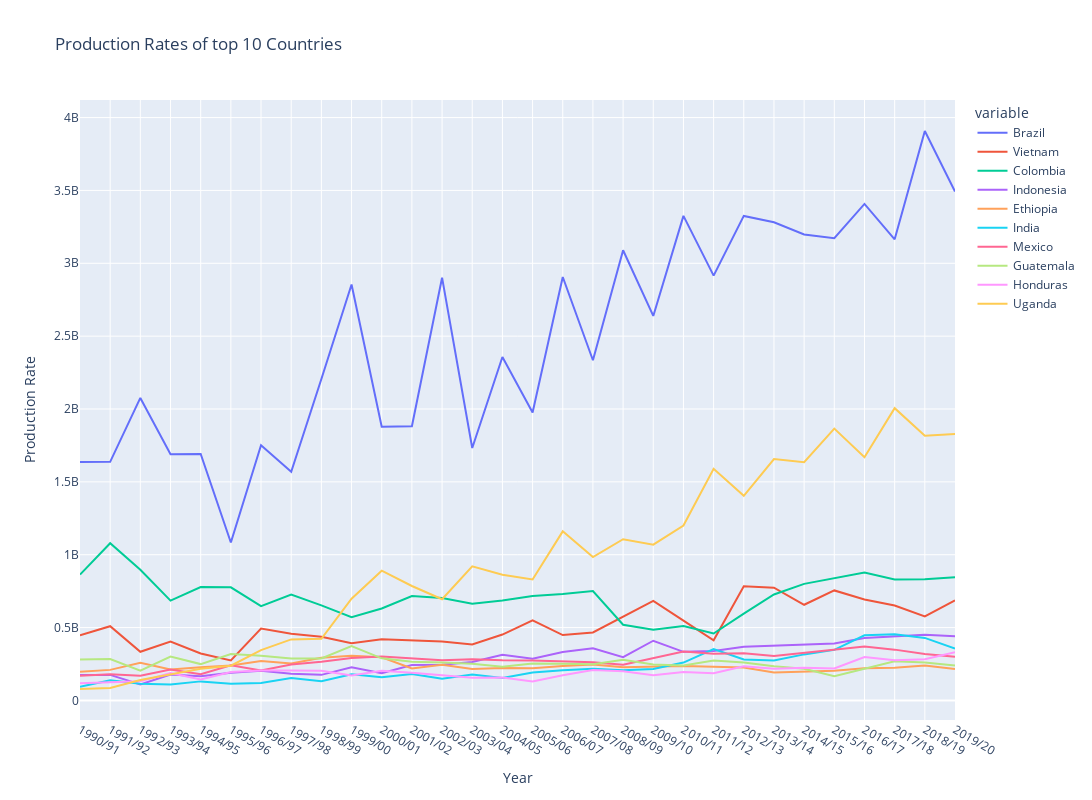

Notebook source saved alongside this figure:
### Code cell
production = pd.read_csv('../kaggle_coffee_dataset/Coffee_production_clean.csv')

# select top 10 countries by total production
top_countries = production[['Country', 'Total_production']].sort_values(by='Total_production', ascending=False).head(10)['Country']

# select data for the top countries and transpose the dataframe
top_production = production[production.Country.isin(top_countries.unique())].T
top_production.drop(['Country', 'Total_production', 'Coffee type'], axis=0, inplace=True)
top_production.index.name = 'Year'
top_production.columns = top_countries.values

fig = px.line(top_production, x = top_production.index, y = top_production.columns,labels={
                     "Year": "Year",
                     "value": "Production Rate"}, title='Production Rates of top 10 Countries',width=1300, height=800)
fig.show()
